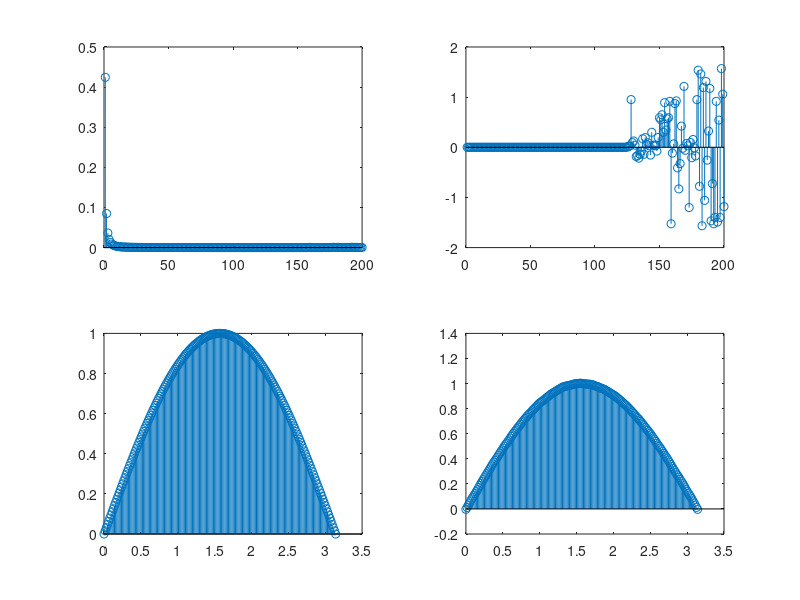

This chart was generated by the following MATLAB code:
clc; 
clear all;
close all;
n=input('Enter choice ');
switch(n)
    case 1
        sig= @(t) exp(-t/2);
        period=pi;
        a0=integral(sig,0,pi)/pi;
        disp(a0);
        an=zeros(1,200);
        bn=zeros(1,200);
        for i=1:1:200
            sign= @(t) exp(-t/2).*(sin(2*(i)*t));
            an(i)=2*integral(sign,0,period)/pi;
        end;

        for i=1:1:200
            sign= @(t) exp(-t/2).*(cos(2*(i)*t));
            bn(i)=2*integral(sign,0,period)/pi;
        end;
        figure;
        subplot(2,2,1);
        stem(an);
        xlabel('Coefficients of sin');
        subplot(2,2,2);
        stem(bn);
        subplot(2,2,3);
        t=linspace(0,pi,200);
        stem(sig(t));
        subplot(2,2,4);
        g=zeros(1,200);
        for i=1:1:200
            for j=1:1:200
                g(i)=g(i)+(an(j))*sin(2*(j)*t(i));
                g(i)=g(i)+(bn(j))*cos(2*(j)*t(i));
            end;
            g(i)=g(i)+a0;
        end;
        stem(g);
    case 2
            sig= @(t) t/2;
            period=1;
            a0=integral(sig,0,1);
            disp(a0);
            an=zeros(1,200);
            bn=zeros(1,200);
            for i=1:1:200
                sign= @(t) (t/2).*(sin((2*pi*i)*t));
                an(i)=2*integral(sign,0,period)/1;
            end;

            for i=1:1:200
                sign= @(t) (t/2).*(cos((2*pi*i)*t));
                bn(i)=2*integral(sign,0,period)/1;
            end;
            subplot(2,2,1);
        stem(an);
        subplot(2,2,2);
        xlabel('Coefficients of sin');
        stem(bn);
        subplot(2,2,3);
        t=linspace(0,1,200);
        stem(sig(t));
        subplot(2,2,4);
        g=zeros(1,200);
        for i=1:1:200
            for j=1:1:200
                g(i)=g(i)+an(j)*sin((2*pi*j)*t(i));
                g(i)=g(i)+bn(j)*cos((2*pi*j)*t(i));
            end;
            g(i)=g(i)+a0;
        end;
        stem(g);
        sig= @(t) t/2;
    case 3
        sig1= @(t) (t/t);
        sig2= @(t) -(t/t);
        period=4;
        %a0=integral(sig1,-1,-0.01)+integral(sig2,0.01,3);
        a0=0;
        disp(a0);
        an=zeros(1,200);
        bn=zeros(1,200);
        for i=1:1:200
            sign1= @(t) 1.*(sin((pi/2*i)*t));
            sign2= @(t) -1.*(sin((pi/2*i)*t));
            an(i)=2*(integral(sign1,-1,1)+integral(sign2,1,3))/4;
        end;

        for i=1:1:200
            sign1= @(t) 1.*(cos((pi/2*i)*t));
            sign2= @(t) -1.*(cos((pi/2*i)*t));
            bn(i)=2*(integral(sign1,-1,1)+integral(sign2,1,3))/4;
        end;

        figure;
        subplot(2,2,1);
        stem(an);
        xlabel('Coefficients of sin');
        subplot(2,2,2);
        stem(bn);
        subplot(2,2,3);
        t=linspace(-1,3,200);
        %disp(t);
        res=zeros(1,200);
        for i=1:200
            if(t(i)<=1)
                res(i)=1;
            else
                res(i)=-1;
            end;
        end;
        stem(t,res);
        subplot(2,2,4);
        g=zeros(1,200);
        for i=1:1:200
            for j=1:1:200
                g(i)=g(i)+an(j)*sin(pi/2*(j)*t(i));
                g(i)=g(i)+bn(j)*cos(pi/2*(j)*t(i));
            end;
            g(i)=g(i)+a0;
        end;
        stem(t,g);
    case 4
        sig1= @(t) (t);
        sig2= @(t) -(t)+2*pi;
        period=4;
        a0=(integral(sig1,0,pi)+integral(sig2,pi,2*pi))/(2*pi);
        disp(a0);
        an=zeros(1,200);
        bn=zeros(1,200);
        cn=zeros(1,200);
        tn=zeros(1,200);
        for i=1:1:200
            sign1= @(t) t.*(sin((i)*t));
            sign2= @(t) (-t+2*pi).*(sin((i)*t));
            an(i)=2*(integral(sign1,0,pi)+integral(sign2,pi,2*pi))/(2*pi);
        end;

        for i=1:1:200
            sign1= @(t) t.*(cos((i)*t));
            sign2= @(t) (-t+2*pi).*(cos((i)*t));
            bn(i)=2*(integral(sign1,0,pi)+integral(sign2,pi,2*pi))/(2*pi);
        end;
        
        for i=1:1:200
            cn(i)=sqrt(an(i)*an(i)+bn(i)*bn(i));
            tn(i)=atan(-an(i)/bn(i));
        end;
        figure;
        subplot(2,2,1);
        %stem(an)
        stem(cn);
        subplot(2,2,2);
        %stem(bn);
        stem(tn);
        subplot(2,2,3);
        t=linspace(0,2*pi,200);
        res=zeros(1,200);
        for i=1:200
            if(t(i)<=pi)
                res(i)=sig1(t(i));
            else
                res(i)=sig2(t(i));
            end;
        end;
        stem(t,res);
        subplot(2,2,4);
        g=zeros(1,200);
        for i=1:1:200
            for j=1:1:200
                %g(i)=g(i)+an(j)*sin((j)*t(i));
                %g(i)=g(i)+bn(j)*cos((j)*t(i));
                g(i)=g(i)+cn(j)*cos(pi-j*t(i)+tn(j));
            end;
            g(i)=g(i)+a0;
        end;
        stem(t,g);
%         stem(t(1:100),g(101:200));
%         hold on;
%         ax=gca;
%         ax.ColorOrderIndex=1;
%         stem(t(101:200),g(1:100));
%         hold off;
   case 5
        sig1= @(t) sin(t);
        period=4;
        a0=(integral(sig1,0,pi))/(pi);
        disp(a0);
        an=zeros(1,200);
        bn=zeros(1,200);
        cn=zeros(1,200);
        tn=zeros(1,200);
        for i=1:1:200
            sign1= @(t) sin(t).*(sin((2*i)*t));
            an(i)=2*(integral(sign1,0,pi))/(pi);
        end;

        for i=1:1:200
            sign1= @(t) sin(t).*(cos((2*i)*t));
            bn(i)=2*(integral(sign1,0,pi))/(pi);
        end;
        
        for i=1:1:200
            cn(i)=sqrt(an(i)*an(i)+bn(i)*bn(i));
            tn(i)=atan(-an(i)/bn(i));
        end;
        figure;
        subplot(2,2,1);
        %stem(an);
        stem(cn);
        subplot(2,2,2);
        %stem(bn);
        stem(tn);
        subplot(2,2,3);
        t=linspace(0,pi,200);
        stem(t,sig1(t));
        subplot(2,2,4);
        g=zeros(1,200);
        for i=1:1:200
            for j=1:1:200
                %g(i)=g(i)+an(j)*sin((2*j)*t(i));
                %g(i)=g(i)+bn(j)*cos((2*j)*t(i));
                 g(i)=g(i)+cn(j)*cos(pi-(2*j)*t(i)+tn(j));
                 %g(i)=-g(i);
            end;
           g(i)=g(i)+a0;
        end;
        stem(t,g);
%         stem(t(101:200),g(1:100));
%         hold on;
%         ax=gca;
%         ax.ColorOrderIndex=1;
%         stem(t(1:100),g(101:200));
%         hold off;
    case 6
        sig1= @(t) sin(t);
        period=4;
        a0=(integral(sig1,0,pi))/(2*pi);
        disp(a0);
        an=zeros(1,200);
        bn=zeros(1,200);
        cn=zeros(1,200);
        tn=zeros(1,200);
        for i=1:1:200
            sign1= @(t) sin(t).*(sin((i)*t));
            an(i)=2*(integral(sign1,0,pi))/(2*pi);
        end;

        for i=1:1:200
            sign1= @(t) sin(t).*(cos((i)*t));
            bn(i)=2*(integral(sign1,0,pi))/(2*pi);
        end;
        
        for i=1:1:200
            cn(i)=sqrt(an(i)*an(i)+bn(i)*bn(i));
            tn(i)=atan(-an(i)/bn(i));
        end;
        figure;
        subplot(2,2,1);
        %stem(an);
        stem(cn);
        subplot(2,2,2);
        %stem(bn)
        stem(tn);
        subplot(2,2,3);
        t=linspace(0,2*pi,200);
        res=zeros(1,200);
        for i=1:200
            if(t(i)<=pi)
                res(i)=sig1(t(i));
            else
                res(i)=0;
            end;
        end;
        stem(t,res);
        subplot(2,2,4);
        g=zeros(1,200);
        for i=1:1:200
            for j=1:1:200
                %g(i)=g(i)+an(j)*sin((j)*t(i));
                %g(i)=g(i)+bn(j)*cos((j)*t(i));
                g(i)=g(i)+cn(j)*cos(pi-(j*t(i)+tn(j)));
            end;
            g(i)=g(i)+a0;
        end;
        stem(t,g);
    case 7
        sig1= @(t) (2/pi)*t;
        a0=(integral(sig1,-pi,pi))/(2*pi);
        disp(a0);
        an=zeros(1,200);
        bn=zeros(1,200);
        cn=zeros(1,200);
        tn=zeros(1,200);
        for i=1:1:200
            sign1= @(t) (2/pi)*(t).*(sin((i)*t));
            an(i)=2*(integral(sign1,-pi,pi))/(2*pi);
        end;

        for i=1:1:200
            sign1= @(t) (2/pi)*(t).*(cos((i)*t));
            bn(i)=2*(integral(sign1,-pi,pi))/(2*pi);
        end;
        
        for i=1:1:200
            cn(i)=sqrt(an(i)*an(i)+bn(i)*bn(i));
            tn(i)=atan(-an(i)/bn(i));
        end;
        figure;
        subplot(2,2,1);
        %stem(an);
        stem(cn);
        subplot(2,2,2);
        %stem(bn);
        stem(tn);
        subplot(2,2,3);
        t=linspace(-pi,pi,200);
        res=zeros(1,200);
        stem(t,sig1(t));
        subplot(2,2,4);
        g=zeros(1,200);
        for i=1:1:200
            for j=1:1:200
                g(i)=g(i)+an(j)*sin((j)*t(i));
                g(i)=g(i)+bn(j)*cos((j)*t(i));
                %g(i)=g(i)+cn(j)*cos((j)*t(i)+tn(j));
            end;
            g(i)=g(i)+a0;
        end;
        stem(t,g);
     case 8
        a0=0;
        disp(a0);
        an=zeros(1,200);
        bn=zeros(1,200);
        cn=zeros(1,200);
        tn=zeros(1,200);
        for i=1:1:200
            sign1= @(t) 1.*(sin(pi/2*(i)*t));
            sign2= @(t) -1.*(sin(pi/2*i*t)); 
            an(i)=2*(integral(sign1,-1,1)+integral(sign2,1,3))/(4);
        end;

        for i=1:1:200
            sign1= @(t) 1.*(cos(pi/2*(i)*t));
            sign2= @(t) -1.*(cos(pi/2*(i)*t));
            bn(i)=2*(integral(sign1,-1,1)+integral(sign2,1,3))/(4);
        end;
        
        for i=1:1:200
            cn(i)=sqrt(an(i)*an(i)+bn(i)*bn(i));
            tn(i)=atan(-an(i)/bn(i));
        end;
        figure;
        subplot(2,2,1);
        stem(cn)
        %stem(an);
        subplot(2,2,2);
        %stem(bn);
        stem(tn);
        subplot(2,2,3);
        t=linspace(-1,3,200);
        res=zeros(1,200);
        for i=1:200
            if(t(i)<=1)
                res(i)=1;
            else
                res(i)=-1;
            end;
        end;
        stem(t,res);
        subplot(2,2,4);
        g=zeros(1,200);
        for i=1:1:200
            for j=1:1:200
                g(i)=g(i)+an(j)*sin(pi/2*(j)*t(i));
                g(i)=g(i)+bn(j)*cos(pi/2*(j)*t(i));
                %g(i)=g(i)+cn(j)*cos(j*t(i)+tn(j));
            end;
            g(i)=g(i)+a0;
        end;
        stem(t,g);
      case 9
        a0=0.5;
        disp(a0);
        an=zeros(1,200);
        bn=zeros(1,200);
        cn=zeros(1,200);
        tn=zeros(1,200);
        for i=1:1:200
            sign1= @(t) 1.*(sin((i)*t)); 
            an(i)=2*(integral(sign1,-pi/2,pi/2))/(2*pi);
        end;

        for i=1:1:200
            sign1= @(t) 1.*(cos((i)*t));
            bn(i)=2*(integral(sign1,-pi/2,pi/2))/(2*pi);
        end;
        
        for i=1:1:200
            cn(i)=sqrt(an(i)*an(i)+bn(i)*bn(i));
            tn(i)=atan(-an(i)/bn(i));
        end;
        figure;
        subplot(2,2,1);
        %stem(an);
        stem(cn);
        subplot(2,2,2);
        %stem(bn);
        stem(tn);
        subplot(2,2,3);
        t=linspace(-pi,pi,200);
        res=zeros(1,200);
        for i=1:200
            if(t(i)<=-pi/2||t(i)>pi/2)
                res(i)=0;
            else
                res(i)=1;
            end;
        end;
        stem(t,res);
        subplot(2,2,4);
        g=zeros(1,200);
        for i=1:1:200
            for j=1:1:200
                g(i)=g(i)+an(j)*sin((j)*t(i));
                g(i)=g(i)+bn(j)*cos((j)*t(i));
                %g(i)=g(i)+cn(j)*cos(j*t(i)+tn(j));
            end;
            g(i)=g(i)+a0;
        end;
        stem(t,g);
end;